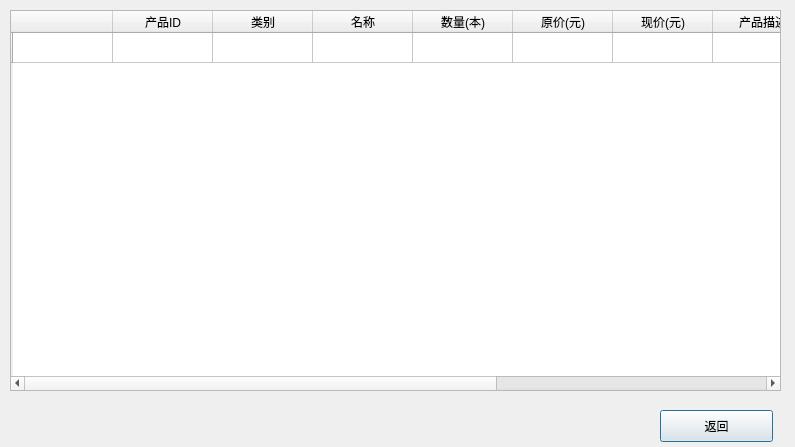
<?xml version="1.0" encoding="UTF-8"?>
<ui version="4.0">
 <class>BookShowDialog</class>
 <widget class="QDialog" name="BookShowDialog">
  <property name="geometry">
   <rect>
    <x>0</x>
    <y>0</y>
    <width>795</width>
    <height>447</height>
   </rect>
  </property>
  <property name="windowTitle">
   <string>Dialog</string>
  </property>
  <widget class="QTableWidget" name="tableWidget">
   <property name="geometry">
    <rect>
     <x>10</x>
     <y>10</y>
     <width>771</width>
     <height>381</height>
    </rect>
   </property>
   <row>
    <property name="text">
     <string/>
    </property>
   </row>
   <column>
    <property name="text">
     <string/>
    </property>
   </column>
   <column>
    <property name="text">
     <string>产品ID</string>
    </property>
   </column>
   <column>
    <property name="text">
     <string>类别</string>
    </property>
   </column>
   <column>
    <property name="text">
     <string>名称</string>
    </property>
   </column>
   <column>
    <property name="text">
     <string>数量(本)</string>
    </property>
   </column>
   <column>
    <property name="text">
     <string>原价(元)</string>
    </property>
   </column>
   <column>
    <property name="text">
     <string>现价(元)</string>
    </property>
   </column>
   <column>
    <property name="text">
     <string>产品描述</string>
    </property>
   </column>
   <column>
    <property name="text">
     <string>出版日期</string>
    </property>
   </column>
   <column>
    <property name="text">
     <string>作者</string>
    </property>
   </column>
   <column>
    <property name="text">
     <string>出版社</string>
    </property>
   </column>
  </widget>
  <widget class="QPushButton" name="pushButton">
   <property name="geometry">
    <rect>
     <x>660</x>
     <y>410</y>
     <width>113</width>
     <height>32</height>
    </rect>
   </property>
   <property name="cursor">
    <cursorShape>PointingHandCursor</cursorShape>
   </property>
   <property name="text">
    <string>返回</string>
   </property>
  </widget>
 </widget>
 <resources/>
 <connections/>
</ui>
